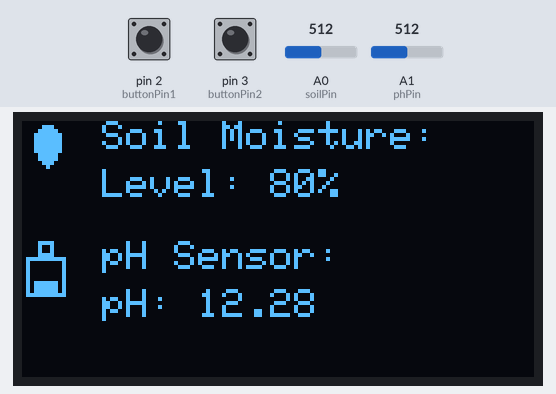
This sketch was run on a simulated Arduino Uno, built with avr-gcc and run on an emulated ATmega328P. Parts: 128×64 one-colour display. The test bench sets the inputs (shaded band); at power-on: pin 3 (buttonPin2) HIGH, A0 (soilPin) = 512, pin 2 (buttonPin1) HIGH, A1 (phPin) = 512. What the sketch prints to the serial monitor is not drawn.

Above: at 2.7 s.
2.8 s: pin 3 (buttonPin2) pulled LOW for 0.65 s
At 4.2 s:
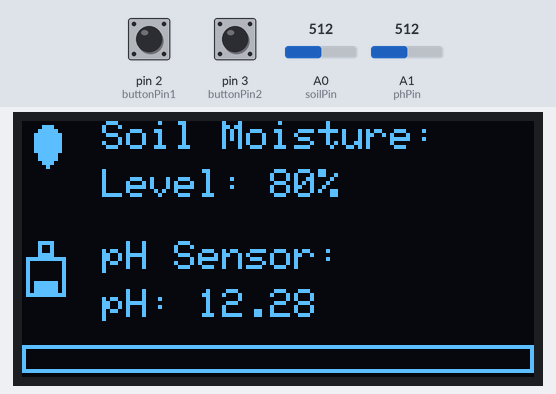
6.6 s: A0 (soilPin) set to 716
At 8.9 s:
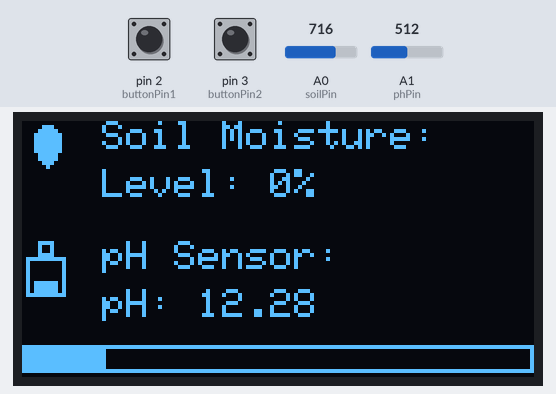
9.1 s: pin 2 (buttonPin1) pulled LOW for 0.65 s
At 10.5 s:
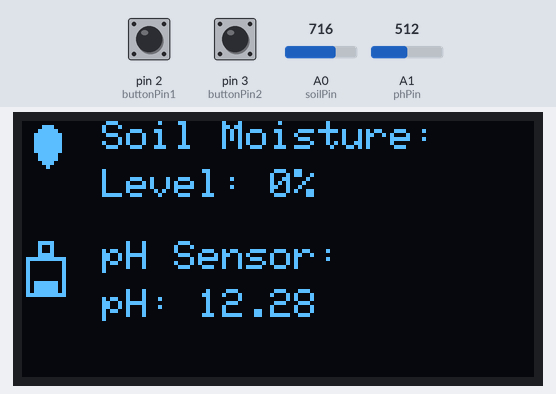
11.2 s: pin 2 (buttonPin1) pulled LOW for 1 s
At 12.3 s:
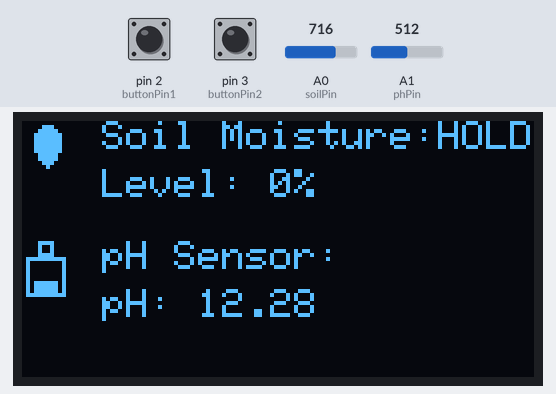
13.7 s: pin 3 (buttonPin2) pulled LOW for 1 s
At 15.0 s:
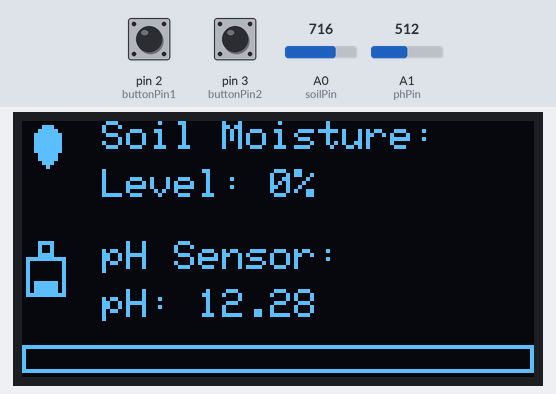
16.7 s: A1 (phPin) set to 716
At 45.8 s:
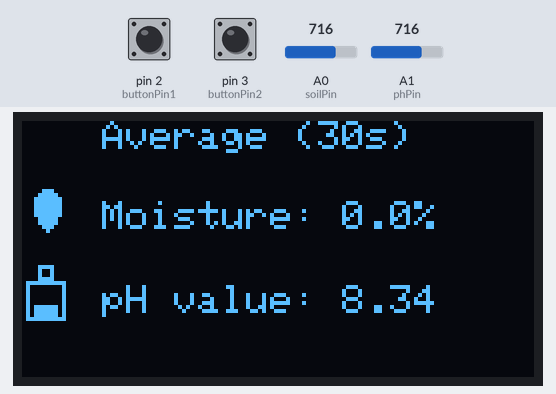
Timing chart, 0 to 46.6 s (numbered marks = the images above; inputs shaded):
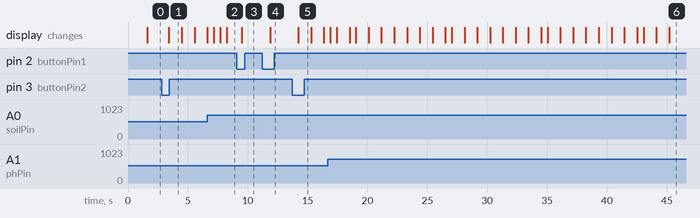

Measured:
- after the input at 2.8 s, the display: changes after 0.62 s (image 1)
- after the input at 11.2 s, the display: changes after 0.66 s (image 4)
- after the input at 13.7 s, the display: changes after 0.53 s (image 5)

The sketch:

soil-moisture-and-pH-value-measure-device.ino
```cpp
#include <Adafruit_GFX.h>
#include <Adafruit_SSD1306.h>

// === OLED setup ===
#define SCREEN_WIDTH 128
#define SCREEN_HEIGHT 64
Adafruit_SSD1306 display(SCREEN_WIDTH, SCREEN_HEIGHT, &Wire, -1);

// === Pins ===
const int soilPin = A0;   // Soil sensor analog pin
const int phPin   = A1;   // pH sensor analog pin
const int buttonPin1 = 2; // Hold/Resume + Stop measuring
const int buttonPin2 = 3; // Countdown + average button

// === Calibration Defaults ===
int soilDry = 690;   // Dry soil (~0%)
int soilWet = 470;   // Wet soil (~100%)
float cal4 = 3.88;   // Voltage at pH 4.01
float cal7 = 3.08;   // Voltage at pH 7.00

// === Variables ===
bool hold = false;
int lastButton1State = HIGH;
int lastButton2State = HIGH;

bool countdownMode = false;
bool showAverage = false;
static bool contactScreen = false; // Contact Us screen flag

unsigned long startTime;
const int countdownDuration = 30; // seconds

// For averaging
long soilSum = 0;
long phSum = 0;
int sampleCount = 0;
float avgSoil = 0;
float avgPH = 0;

// Last (frozen) readings
int lastSoilRaw = 0;
int lastSoilPercent = 0;
int lastPhRaw = 0;
float lastPhVoltage = 0;
float lastPHValue = 0;

void setup() {
  pinMode(buttonPin1, INPUT_PULLUP);
  pinMode(buttonPin2, INPUT_PULLUP);
  Serial.begin(9600);

  if (!display.begin(SSD1306_SWITCHCAPVCC, 0x3C)) {
    Serial.println(F("SSD1306 allocation failed"));
    for (;;);
  }

  // Show startup briefly and take an initial reading to seed frozen values
  display.clearDisplay();
  display.setTextSize(1);
  display.setTextColor(SSD1306_WHITE);
  display.setCursor(25, 17);
  display.println("Soil Moisture");
  display.setCursor(59, 31);
  display.println("&");
  display.setCursor(39, 45);
  display.println("pH Meter");
  display.display();
  delay(1500);

  // initial reading to populate last* variables
  performSensorRead(&lastSoilRaw, &lastSoilPercent, &lastPhRaw, &lastPhVoltage, &lastPHValue);
}

void loop() {
  int button1State = digitalRead(buttonPin1);
  int button2State = digitalRead(buttonPin2);

    // === Contact Us check ===
  if (button1State == LOW && button2State == LOW) {
    contactScreen = true; // activate contact screen
    display.clearDisplay();
    display.setTextSize(1);
    display.setCursor(20, 6);
    display.println("Need a Project?");
    display.setCursor(35, 16);
    display.println("Contact Me!");
    display.setCursor(20, 41);
    display.println("Janith Jayashan");
    display.setCursor(0, 54);
    display.println("Phone:+94 70 121 0767");
    display.display();
  }

  // Exit contact screen if active and any single button pressed
  if (contactScreen && (button1State == LOW || button2State == LOW) && !(button1State == LOW && button2State == LOW)) {
    contactScreen = false; // leave contact screen
    hold = false;
    countdownMode = false;
    showAverage = false;
    performSensorRead(&lastSoilRaw, &lastSoilPercent, &lastPhRaw, &lastPhVoltage, &lastPHValue); // refresh readings
  }

  // Skip rest of loop if Contact screen is active
  if (contactScreen) {
    delay(50);
    return;
  }

  // === Button 1 pressed ===
  if (button1State == LOW && lastButton1State == HIGH) {
    if (countdownMode) {
      // Stop countdown → back to live readings
      countdownMode = false;
      showAverage = false;
      hold = false;
    } else if (showAverage) {
      // Exit average screen → back to live readings
      showAverage = false;
    } else {
      // Toggle hold only in live mode
      hold = !hold;
      if (!hold) {
        // If un-holding, update last readings immediately so display continues from fresh values
        performSensorRead(&lastSoilRaw, &lastSoilPercent, &lastPhRaw, &lastPhVoltage, &lastPHValue);
      }
    }
    delay(200); // simple debounce
  }
  lastButton1State = button1State;

  // === Button 2 pressed ===
  if (button2State == LOW && lastButton2State == HIGH) {
    if (!countdownMode && !showAverage) {
      countdownMode = true;
      startTime = millis();
      soilSum = 0;
      phSum = 0;
      sampleCount = 0;
    } else if (showAverage) {
      // hide averages and go back to live
      showAverage = false;
    }
    delay(200);
  }
  lastButton2State = button2State;

  // === Live readings (or HOLD) ===
  if (!countdownMode && !showAverage) {
    displayReadings(); // it will respect the 'hold' flag internally
  }

  // === Countdown Mode ===
  if (countdownMode) {
    unsigned long elapsed = (millis() - startTime) / 1000;
    int remaining = countdownDuration - elapsed;

    if (remaining >= 0) {
      // Take readings during countdown (always sample during countdown)
      int soilRaw;
      int soilPercent;
      int phRaw;
      float phVoltage;
      float pHValue;
      performSensorRead(&soilRaw, &soilPercent, &phRaw, &phVoltage, &pHValue);

      // accumulate averages (use percent & pH float)
      soilSum += soilPercent;
      phSum += pHValue;
      sampleCount++;

      // --- Draw measuring screen with icons and progress bar ---
      display.clearDisplay();

      // Water icon + soil label (icon at x=0,y=0)
      drawWaterIcon(0, 0);
      display.setCursor(20, 0);
      display.setTextSize(1);
      display.println("Soil Moisture:");

      /*display.setCursor(20, 12);
      display.print("Raw: ");
      display.print(soilRaw);*/

      display.setCursor(20, 12);
      display.print("Level: ");
      display.print(soilPercent);
      display.println("%");

      // Flask icon + pH label (icon at x=0,y=36)
      drawFlaskIcon(0, 30);
      display.setCursor(20, 30);
      display.println("pH Sensor:");

      display.setCursor(20, 42);
      display.print("pH: ");
      display.print(pHValue, 2);

      // Progress bar at bottom
      drawProgressBar(elapsed);

      display.display();

      // small delay to control sample rate (~2 samples/sec)
      delay(500);
    } else {
      // compute and show averages permanently
      if (sampleCount > 0) {
        avgSoil = (float)soilSum / sampleCount;
        avgPH = (float)phSum / sampleCount;
      } else {
        avgSoil = 0;
        avgPH = 0;
      }

      Serial.println("=== Average Results ===");
      Serial.print("Soil Moisture: "); Serial.print(avgSoil, 1); Serial.println("%");
      Serial.print("pH: "); Serial.println(avgPH, 2);

      countdownMode = false;
      showAverage = true;
    }
  }

  // === Show Average Mode (persistent until button2 or button1 pressed) ===
  if (showAverage) {
    display.clearDisplay();

    // icons + labels
    drawWaterIcon(0, 16);
    display.setCursor(20, 0);
    display.setTextSize(1);
    display.println("Average (30s)");

    display.setCursor(20, 20);
    display.print("Moisture: ");
    display.print(avgSoil, 1);
    display.println("%");

    drawFlaskIcon(0, 36);
    display.setCursor(20, 41);
    display.print("pH value: ");
    display.print(avgPH, 2);

    display.display();
  }
}

// ========== Helper: perform sensor read (and update last* if caller provides last pointers) ==========
void performSensorRead(int *soilRawPtr, int *soilPercentPtr, int *phRawPtr, float *phVoltPtr, float *pHPtr) {
  int soilRaw = analogRead(soilPin);
  int soilPercent = map(soilRaw, soilDry, soilWet, 0, 100);
  soilPercent = constrain(soilPercent, 0, 100);

  int phRaw = analogRead(phPin) - 170;
  float phVoltage = phRaw * (5.0 / 1023.0);
  float slope = (7.0 - 4.0) / (cal7 - cal4);
  float intercept = 7.0 - slope * cal7;
  float pHValue = slope * phVoltage + intercept;

  // return via pointers if provided
  if (soilRawPtr) *soilRawPtr = soilRaw;
  if (soilPercentPtr) *soilPercentPtr = soilPercent;
  if (phRawPtr) *phRawPtr = phRaw;
  if (phVoltPtr) *phVoltPtr = phVoltage;
  if (pHPtr) *pHPtr = pHValue;

  // update last* snapshot only when in live (not hold) — caller controls that
  if (!hold) {
    lastSoilRaw = soilRaw;
    lastSoilPercent = soilPercent;
    lastPhRaw = phRaw;
    lastPhVoltage = phVoltage;
    lastPHValue = pHValue;
  }
}

// ========== Draw live / hold display (uses last* values when hold is true) ==========
void displayReadings() {
  // If not hold, update last readings right away
  if (!hold) {
    performSensorRead(NULL, NULL, NULL, NULL, NULL); // updates last* variables
  }
  // Draw using last* values (frozen when hold==true)
  display.clearDisplay();
  display.setTextSize(1);

  // Water icon + soil label
  drawWaterIcon(0, 0);
  display.setCursor(20, 0);
  display.println("Soil Moisture:");

  /*display.setCursor(20, 12);
  display.print("Raw: ");
  display.print(lastSoilRaw);*/

  display.setCursor(20, 12);
  display.print("Level: ");
  display.print(lastSoilPercent);
  display.println("%");

  // Flask icon + pH label
  drawFlaskIcon(0, 30);
  display.setCursor(20, 30);
  display.println("pH Sensor:");

  display.setCursor(20, 42);
  display.print("pH: ");
  display.print(lastPHValue, 2);

  // HOLD indicator (top-right)
  if (hold) {
    display.setCursor(104, 0);
    display.setTextSize(1);
    display.println("HOLD");
    // Optionally print to serial:
    Serial.println("=== HOLD MODE ===");
  }

  display.display();

  // Serial output for live readings:
  Serial.print("Soil Raw: "); Serial.print(lastSoilRaw);
  Serial.print(" | Moisture: "); Serial.print(lastSoilPercent); Serial.println("%");
  Serial.print("pH Raw: "); Serial.print(lastPhRaw);
  Serial.print(" | Voltage: "); Serial.print(lastPhVoltage, 2);
  Serial.print(" V | pH: "); Serial.println(lastPHValue, 2);

  delay(500); // preserve sample rate
}

// ========== Draw a simple water-drop icon using primitives ==========
void drawWaterIcon(int x, int y) {
  // small droplet: a rounded head + triangular tail
  display.fillCircle(x + 6, y + 4, 3, SSD1306_WHITE);            // top round part
  display.fillTriangle(x + 3, y + 6, x + 9, y + 6, x + 6, y + 11, SSD1306_WHITE); // tail
  // hollow center to make it look nicer (optional)
  display.drawCircle(x + 6, y + 4, 3, SSD1306_WHITE);
}

// ========== Draw a small flask icon with outline and 'liquid' level ==========
void drawFlaskIcon(int x, int y) {
  // neck
  display.drawRect(x + 4, y, 4, 4, SSD1306_WHITE);
  // body
  display.drawRect(x + 1, y + 4, 10, 10, SSD1306_WHITE);
  // liquid level (filled rectangle inside body)
  display.fillRect(x + 3, y + 10, 6, 3, SSD1306_WHITE); // a little "liquid"
}

// ========== Draw horizontal progress bar (bottom) ==========
void drawProgressBar(unsigned long elapsedSec) {
  int barY = 56;
  int barH = 7;
  // border
  display.drawRect(0, barY, SCREEN_WIDTH, barH, SSD1306_WHITE);
  // filled portion (elapsed -> width)
  int fillW = map(constrain((int)elapsedSec, 0, countdownDuration), 0, countdownDuration, 0, SCREEN_WIDTH);
  if (fillW > 0) display.fillRect(1, barY + 1, fillW - 1, barH - 2, SSD1306_WHITE);
}
```
